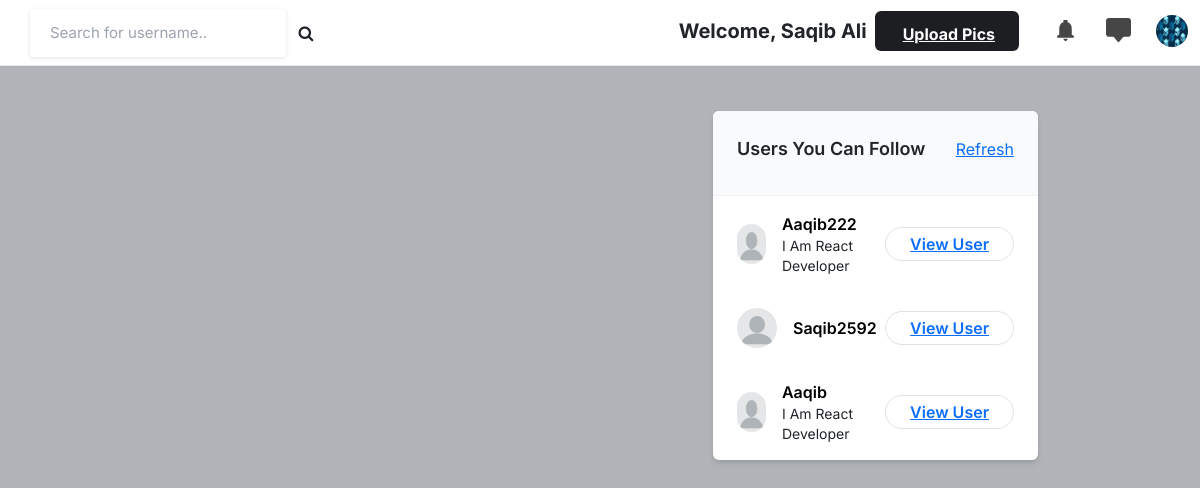
Page / (signed in) on the committed database.
### social_book/models.py (models this page shows)
class Profile(models.Model):
    user = models.ForeignKey(User, on_delete=models.CASCADE)
    id_user = models.IntegerField()
    firstname = models.CharField(max_length=50, default='')
    lastname = models.CharField(max_length=50, default='')
    bio = models.TextField(blank=True)
    profileimg = models.ImageField(upload_to='profile_images', default='blank_profile.png')
    Location = models.CharField(max_length=100, blank=True)
    def __str__(self) -> str:
        return self.user.username

### social_book/views.py (the view)
# urls.py: path('', views.index, name='index'),
@login_required(login_url='signin')
def index(request):
    user_object = User.objects.get(username = request.user.username)
    user_profile = Profile.objects.get(user = user_object)
    user_following = FollowersCount.objects.filter(follower = request.user.username)
    user_following_list = [users.user for users in user_following]
    feed = [post.objects.filter(user=usernames) for usernames in user_following_list]
    feed_list = list(chain(*feed))
    all_users = User.objects.all()
    user_following_all = []
    for user in user_following:
        user_list = User.objects.get(username = user.user)
        user_following_all.append(user_list)
    new_suggestion_list = [x for x in list(all_users) if (x not in list(user_following_all))]
    current_user = User.objects.filter(username = request.user.username)
    final_suggestion_list = [x for x in list(new_suggestion_list) if (x not in list(current_user))]
    random.shuffle(final_suggestion_list)
    username_profile = [user.id for user in final_suggestion_list]
    username_profile_list = [Profile.objects.filter(id_user = ids) for ids in username_profile]
    suggestions_username_profile_list = list(chain(*username_profile_list))
    print(suggestions_username_profile_list)
    return render(request, 'index.html', {'user_profile' : user_profile, 'posts': feed_list, 'Suggestions':suggestions_username_profile_list})

### templates/index.html (shortened to what this page needs)
{% load static %}
<!DOCTYPE html>
<html lang="en">
<head>
    <link rel="stylesheet" href="{% static 'assets/css/icons.css' %}">
    <link rel="stylesheet" href="{% static 'assets/css/uikit.css' %}">
    <link rel="stylesheet" href="{% static 'assets/css/style.css' %}">
    <link rel="stylesheet" href="{% static 'assets/css/tailwind.css' %}">
    <link href="https://cdn.jsdelivr.net/npm/bootstrap@5.3.1/dist/css/bootstrap.min.css" rel="stylesheet">
    <link rel="stylesheet" href="https://cdnjs.cloudflare.com/ajax/libs/font-awesome/4.7.0/css/font-awesome.min.css">
</head>
<body>
            <header>
                <div class="header_inner">
                    <form action="/search" method="post">
                    <div class="left-side">
                            <input type="text" name="username" placeholder="Search for username..">&nbsp;
                            <button type="submit" class="mx-2"><i class="fa fa-search fa-1x"></i></button>
                    </div>
                    </form>
                    <div class="right-side" style="position: absolute; top:1%; right:1%">
                        <h5 class="mx-2 my-2"> <b>Welcome, {{user_profile.firstname}} {{user_profile.lastname}}  </b></h5>
                        <a href="upload"
                            class="bg-pink-500 flex font-bold hidden hover:bg-pink-600 hover:text-white inline-block items-center lg:block max-h-10 mr-4 px-4 py-2 rounded shado text-white">
                              Upload Pics
                        </a>
                        <a href="#" class="header-links-item">
                        </a>
                        <a href="#" class="header-links-item">
                        </a>
                        <a href="#">
                            <img src="{{user_profile.profileimg.url}}" class="header-avatar" alt="">
                        </a>
                    </div>
                </div>
            </header>
            <div class="container m-auto">
                <div class="lg:flex justify-center lg:space-x-10 lg:space-y-0 space-y-5">
                    <div class="space-y-5 flex-shrink-0 lg:w-7/12">
                    </div>
                    <div class="lg:w-5/12">
                        <div class="bg-white  shadow-md rounded-md overflow-hidden">
                            <div class="bg-gray-50  border-b border-gray-100 flex items-baseline justify-between py-4 px-6 ">
                                <h2 class="font-semibold text-lg">Users You Can Follow</h2>
                                <a href="#"> Refresh</a>
                            </div>
                            {% for user in Suggestions %}
                            <div class="divide-gray-300 divide-gray-50 divide-opacity-50 divide-y px-4 ">
                                <div class="flex items-center justify-between py-3">
                                    <div class="flex flex-1 items-center space-x-4">
                                        <a href="/profile/{{user.user}}">
                                            <img src="{{user.profileimg.url}}" alt="..." class="bg-gray-200 rounded-full w-10 h-10">
                                        </a>
                                        <div class="flex flex-col">
                                            <a style="text-decoration: none; color:black" href="/profile/{{user.user}}"><span class="block capitalize font-semibold"> {{user.user}} </span></a>
                                            <span class="block capitalize text-sm"> {{user.bio}} </span>
                                        </div>
                                    </div>
                                    <a href="/profile/{{user.user}}" class="border border-gray-200 font-semibold px-4 py-1 rounded-full hover:bg-pink-600 hover:text-white hover:border-pink-600 "> View User </a>
                                </div>
                            </div>
                            {% endfor %}
                        </div>
                    </div>
                </div>
            </div>
</body>
</html>

### static/assets/css/style.css (style rules this page uses)
body { background-color: #B0B3B8!important; }
button { vertical-align: middle; }
input { height: 48px; line-height: 48px; padding: 0 20px; outline: none; font-size: 15px; color: #808080; max-width: 100%; width: 100%; -webkit-box-sizing: border-box; box-sizing: border-box; display: block; font-weight: 400; opacity: 1; border-radius: 4px; border: none; -webkit-box-shadow: 0 1px 4px 0px rgba(0, 0, 0, 0.12); box-shadow: 0 1px 4px 0px rgba(0, 0, 0, 0.12); }
input[type="text"], input[type="password"], input[type="email"], input[type="number"] { height: 48px; line-height: 48px; padding: 0 20px; outline: none; font-size: 15px; color: #808080; max-width: 100%; width: 100%; -webkit-box-sizing: border-box; box-sizing: border-box; display: block; font-weight: 400; opacity: 1; border-radius: 4px; border: none; -webkit-box-shadow: 0 1px 4px 0px rgba(0, 0, 0, 0.12); box-shadow: 0 1px 4px 0px rgba(0, 0, 0, 0.12); }
input { -webkit-transition: all 0.1s ease-in-out; transition: all 0.1s ease-in-out; }
::placeholder { color: #808080; opacity: 1; }
button { border: none; margin: 0; padding: 0; width: auto; overflow: visible; background: transparent; color: inherit; font: inherit; line-height: normal; cursor: pointer; }
a { color: #be185d; -webkit-transition: 0.3s; transition: 0.3s; outline: none !important; }
button { outline: none !important; }
img { max-width: 100%; }
body { color: #666; font-size: 15px; line-height: 27px; background-color: #f0f2f5; font-family: "Inter", sans-serif; text-transform: none; }
h1, h2, h3, h4, h5, h6 { font-family: "Inter", sans-serif; text-transform: none; }
input[type="text"], input[type="password"], input[type="email"] { font-family: "Inter", sans-serif; text-transform: none; }
button, body .pac-container { font-family: "Inter", sans-serif; text-transform: none; }
h1, h2, h3, h4, h5, h6 { color: #333; font-weight: 500; margin: 0; padding: 0; }
h2 { font-size: 26px; }
h5 { font-size: 14px; }
b, strong { font-weight: 700 !important; }
@media (min-width: 1024px) { .container { max-width: 900px !important; padding-top: 45px; } }
header { background-color: #fff; left: 0; right: 0; top: 0; z-index: 99; height: 66px; display: -webkit-box; display: -ms-flexbox; display: flex; -webkit-box-align: center; -ms-flex-align: center; align-items: center; border-bottom: 1px solid #e5e7eb; }
header .header_inner { display: -webkit-box; display: -ms-flexbox; display: flex; -webkit-box-align: center; -ms-flex-align: center; align-items: center; max-width: 1090px; margin: auto; width: 100%; max-width: 100% !important; padding: 0 30px; }
header .header_inner .left-side { display: -webkit-box; display: -ms-flexbox; display: flex; -webkit-box-align: center; -ms-flex-align: center; align-items: center; }
header .header_inner .right-side { display: -webkit-box; display: -ms-flexbox; display: flex; -webkit-box-align: center; -ms-flex-align: center; align-items: center; -webkit-box-pack: end; -ms-flex-pack: end; justify-content: flex-end; margin-left: auto; }
header .header_inner .right-side .header-links-item { padding: 10px; margin-left: 8px; }
header .header_inner .right-side .header-links-item svg { width: 25px; height: 25px; color: #464646; }
header .header_inner .right-side .header-avatar { width: 32px; height: 32px; border-radius: 100%; margin-left: 15px; }

### rows in the picture
Profile: firstname "Saqib", lastname "Ali", profileimg (picture)
Profile: profileimg (placeholder picture), user "Aaqib222", bio "I Am React Developer"
Profile: profileimg (placeholder picture), user "Saqib2592"
Profile: profileimg (placeholder picture), user "Aaqib", bio "I Am React Developer"
